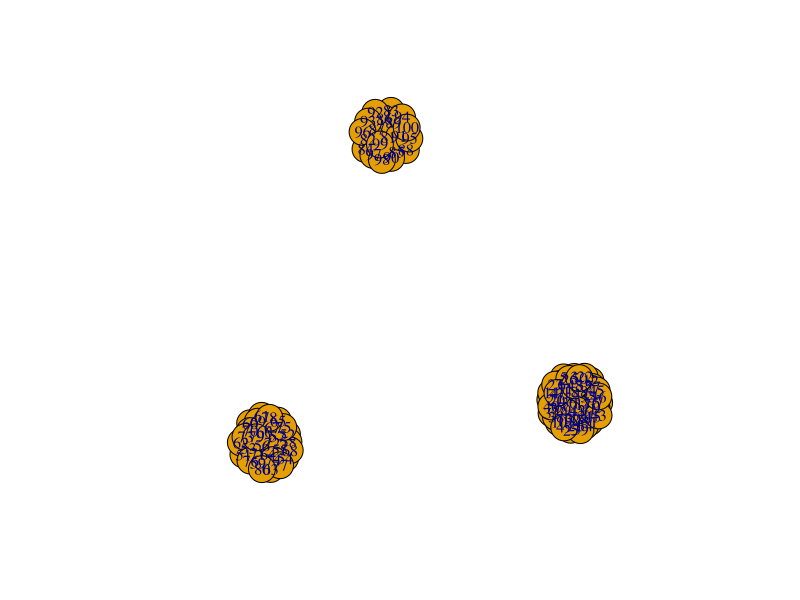
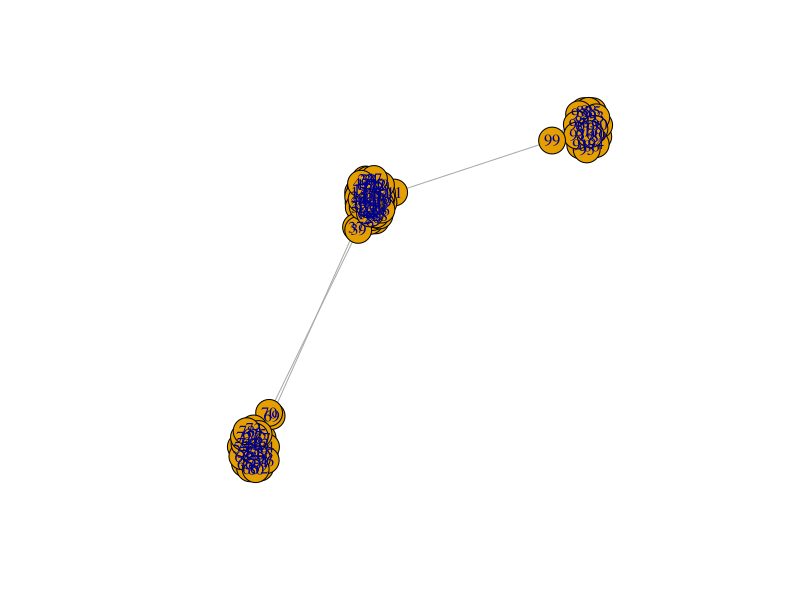
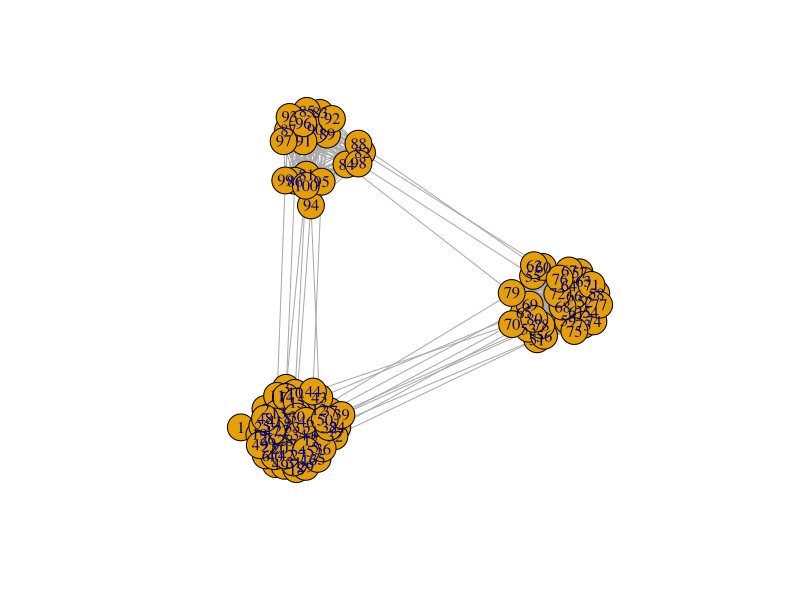
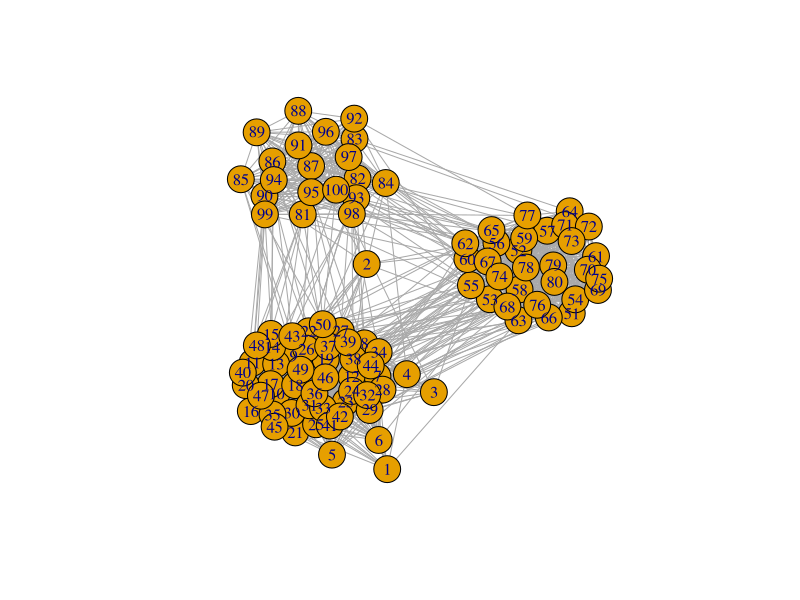
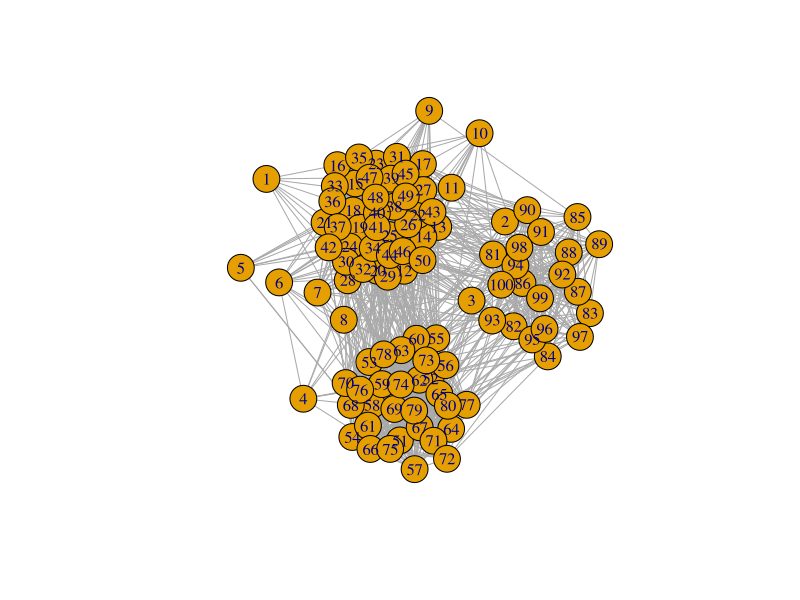
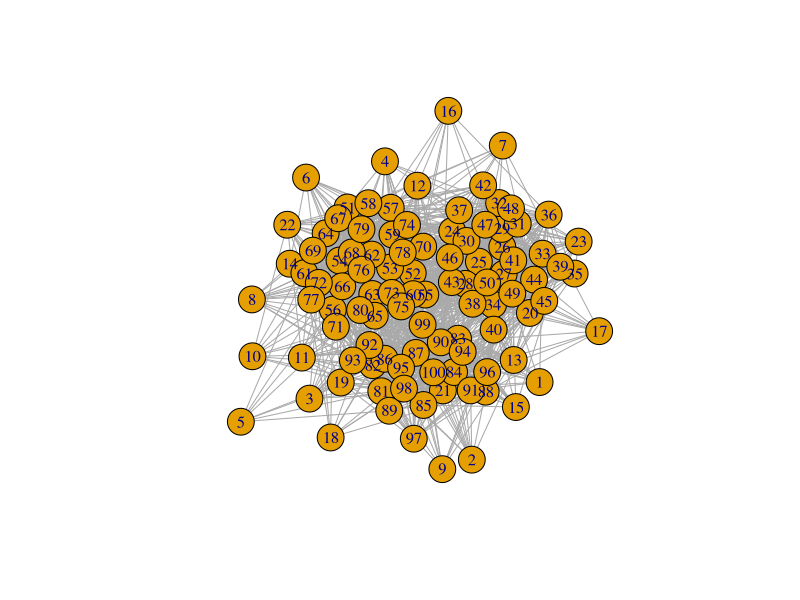
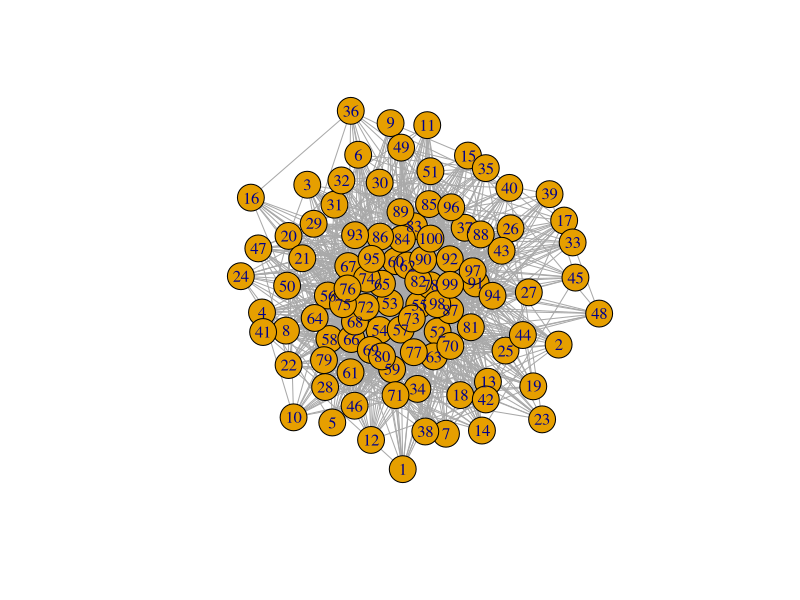
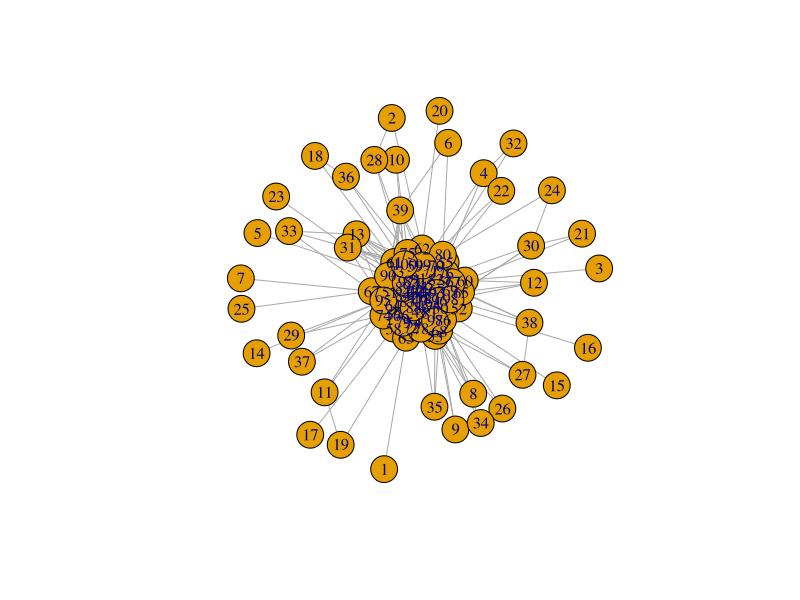

Write R code to recreate these figures, in order.
## ---- chunk 1
library(igraph)
library(dplyr)
library(stringr)
library(readr)
library(stats)
library(expm)
## ---- chunk 2
g.full1<-graph.full(50)
g.full2<-graph.full(30)
g.full3<-graph.full(20)
g.full<-g.full1+g.full2+g.full3
set.seed(123)
plot(g.full)
## ---- chunk 3
erdosrenyi_perturb<-function(graph, p, directed){
  edgelist<-as.data.frame(get.edgelist(graph))
  pairlist<-as.data.frame(t(combn(vcount(graph),2)))
  seed_list<<-c(0)
  for (i in 1:nrow(pairlist)){
    seed<-runif(1)
    seed_list<<-append(seed_list,seed)
    if (seed<p){
      if (tail(duplicated(rbind(edgelist,c(pairlist[i,][,1],pairlist[i,][,2]))),1)
          | tail(duplicated(rbind(edgelist,c(pairlist[i,][,2],pairlist[i,][,1]))),1) == TRUE){  
        graph<-graph-edges(c(pairlist[i,][,1],pairlist[i,][,2]))
      } else {
        graph<-graph+edges(c(pairlist[i,][,1],pairlist[i,][,2]))
      }
    }
  }
  return(graph)
}
## ---- chunk 4
g.p.001<-erdosrenyi_perturb(g.full, 0.001)
set.seed(123)
plot(g.p.001)
## ---- chunk 5
g.p.01<-erdosrenyi_perturb(g.full, 0.01)
set.seed(123)
plot(g.p.01)
## ---- chunk 6
g.p.05<-erdosrenyi_perturb(g.full, 0.05)
set.seed(123)
plot(g.p.05)
## ---- chunk 7
g.p.1<-erdosrenyi_perturb(g.full, 0.1)
set.seed(123)
plot(g.p.1)
## ---- chunk 8
g.p.2<-erdosrenyi_perturb(g.full, 0.2)
set.seed(123)
plot(g.p.2)
## ---- chunk 9
g.p.3<-erdosrenyi_perturb(g.full, 0.3)
set.seed(123)
plot(g.p.3)
## ---- chunk 10
g.1<-erdosrenyi_perturb(g.full, 1)
set.seed(123)
plot(g.1)
## ---- chunk 11
A<-get.adjacency(g.p.001)
A<-as.matrix(A)
W<-A
D<-diag(strength(g.p.001))
L_unnorm<-D-W
D_negone<-1/D
D_negone[D_negone==Inf]<-0
L_rw<-D_negone %*% L_unnorm
evL_rw <- eigen(L_rw, symmetric=FALSE)
plot(1:10,rev(evL_rw$values)[1:10])
## ---- chunk 12
k   <- 2
Z   <- evL_rw$vectors[,(ncol(evL_rw$vectors)-k+1):ncol(evL_rw$vectors)]
km <- kmeans(Z, centers=k, nstart=5)
V(g.p.001)$cluster<-km$cluster
V(g.p.001)[cluster == 1]$color<-"red"
V(g.p.001)[cluster == 2]$color<-"dodgerblue"
set.seed(123)
plot(g.p.001)
## ---- chunk 13
k   <- 3
Z   <- evL_rw$vectors[,(ncol(evL_rw$vectors)-k+1):ncol(evL_rw$vectors)]
km <- kmeans(Z, centers=k, nstart=5)
V(g.p.001)$cluster<-km$cluster
V(g.p.001)[cluster == 1]$color<-"red"
V(g.p.001)[cluster == 2]$color<-"dodgerblue"
V(g.p.001)[cluster == 3]$color<-"yellow"
set.seed(123)
plot(g.p.001)
## ---- chunk 14
A<-get.adjacency(g.p.01)
A<-as.matrix(A)
W<-A
D<-diag(strength(g.p.01))
L_unnorm<-D-W
D_negone<-1/D
D_negone[D_negone==Inf]<-0
L_rw<-D_negone %*% L_unnorm
evL_rw <- eigen(L_rw, symmetric=FALSE)
plot(1:10,rev(evL_rw$values)[1:10])
## ---- chunk 15
k   <- 2
Z   <- evL_rw$vectors[,(ncol(evL_rw$vectors)-k+1):ncol(evL_rw$vectors)]
km <- kmeans(Z, centers=k, nstart=5)
V(g.p.01)$cluster<-km$cluster
V(g.p.01)[cluster == 1]$color<-"red"
V(g.p.01)[cluster == 2]$color<-"dodgerblue"
set.seed(123)
plot(g.p.01)
## ---- chunk 16
k   <- 3
Z   <- evL_rw$vectors[,(ncol(evL_rw$vectors)-k+1):ncol(evL_rw$vectors)]
km <- kmeans(Z, centers=k, nstart=5)
V(g.p.01)$cluster<-km$cluster
V(g.p.01)[cluster == 1]$color<-"red"
V(g.p.01)[cluster == 2]$color<-"dodgerblue"
V(g.p.01)[cluster == 3]$color<-"yellow"
set.seed(123)
plot(g.p.01)
## ---- chunk 17
A<-get.adjacency(g.p.05)
A<-as.matrix(A)
W<-A
D<-diag(strength(g.p.05))
L_unnorm<-D-W
D_negone<-1/D
D_negone[D_negone==Inf]<-0
L_rw<-D_negone %*% L_unnorm
evL_rw <- eigen(L_rw, symmetric=FALSE)
plot(1:10,rev(evL_rw$values)[1:10])
## ---- chunk 18
k   <- 2
Z   <- evL_rw$vectors[,(ncol(evL_rw$vectors)-k+1):ncol(evL_rw$vectors)]
km <- kmeans(Z, centers=k, nstart=5)
V(g.p.05)$cluster<-km$cluster
V(g.p.05)[cluster == 1]$color<-"red"
V(g.p.05)[cluster == 2]$color<-"dodgerblue"
set.seed(123)
plot(g.p.05)
## ---- chunk 19
k   <- 3
Z   <- evL_rw$vectors[,(ncol(evL_rw$vectors)-k+1):ncol(evL_rw$vectors)]
km <- kmeans(Z, centers=k, nstart=5)
V(g.p.05)$cluster<-km$cluster
V(g.p.05)[cluster == 1]$color<-"red"
V(g.p.05)[cluster == 2]$color<-"dodgerblue"
V(g.p.05)[cluster == 3]$color<-"yellow"
set.seed(123)
plot(g.p.05)
## ---- chunk 20
A<-get.adjacency(g.p.1)
A<-as.matrix(A)
W<-A
D<-diag(strength(g.p.1))
L_unnorm<-D-W
D_negone<-1/D
D_negone[D_negone==Inf]<-0
L_rw<-D_negone %*% L_unnorm
evL_rw <- eigen(L_rw, symmetric=FALSE)
plot(1:10,rev(evL_rw$values)[1:10])
## ---- chunk 21
k   <- 2
Z   <- evL_rw$vectors[,(ncol(evL_rw$vectors)-k+1):ncol(evL_rw$vectors)]
km <- kmeans(Z, centers=k, nstart=5)
V(g.p.1)$cluster<-km$cluster
V(g.p.1)[cluster == 1]$color<-"red"
V(g.p.1)[cluster == 2]$color<-"dodgerblue"
set.seed(123)
plot(g.p.1)
## ---- chunk 22
k   <- 3
Z   <- evL_rw$vectors[,(ncol(evL_rw$vectors)-k+1):ncol(evL_rw$vectors)]
km <- kmeans(Z, centers=k, nstart=5)
V(g.p.1)$cluster<-km$cluster
V(g.p.1)[cluster == 1]$color<-"red"
V(g.p.1)[cluster == 2]$color<-"dodgerblue"
V(g.p.1)[cluster == 3]$color<-"yellow"
set.seed(123)
plot(g.p.1)
## ---- chunk 23
A<-get.adjacency(g.p.2)
A<-as.matrix(A)
W<-A
D<-diag(strength(g.p.2))
L_unnorm<-D-W
D_negone<-1/D
D_negone[D_negone==Inf]<-0
L_rw<-D_negone %*% L_unnorm
evL_rw <- eigen(L_rw, symmetric=FALSE)
plot(1:10,rev(evL_rw$values)[1:10])
## ---- chunk 24
k   <- 2
Z   <- evL_rw$vectors[,(ncol(evL_rw$vectors)-k+1):ncol(evL_rw$vectors)]
km <- kmeans(Z, centers=k, nstart=5)
V(g.p.2)$cluster<-km$cluster
V(g.p.2)[cluster == 1]$color<-"red"
V(g.p.2)[cluster == 2]$color<-"dodgerblue"
set.seed(123)
plot(g.p.2)
## ---- chunk 25
k   <- 3
Z   <- evL_rw$vectors[,(ncol(evL_rw$vectors)-k+1):ncol(evL_rw$vectors)]
km <- kmeans(Z, centers=k, nstart=5)
V(g.p.2)$cluster<-km$cluster
V(g.p.2)[cluster == 1]$color<-"red"
V(g.p.2)[cluster == 2]$color<-"dodgerblue"
V(g.p.2)[cluster == 3]$color<-"yellow"
set.seed(123)
plot(g.p.2)
## ---- chunk 26
A<-get.adjacency(g.p.3)
A<-as.matrix(A)
W<-A
D<-diag(strength(g.p.3))
L_unnorm<-D-W
D_negone<-1/D
D_negone[D_negone==Inf]<-0
L_rw<-D_negone %*% L_unnorm
evL_rw <- eigen(L_rw, symmetric=FALSE)
plot(1:10,rev(evL_rw$values)[1:10])
## ---- chunk 27
k   <- 2
Z   <- evL_rw$vectors[,(ncol(evL_rw$vectors)-k+1):ncol(evL_rw$vectors)]
km <- kmeans(Z, centers=k, nstart=5)
V(g.p.3)$cluster<-km$cluster
V(g.p.3)[cluster == 1]$color<-"red"
V(g.p.3)[cluster == 2]$color<-"dodgerblue"
set.seed(123)
plot(g.p.3)
## ---- chunk 28
k   <- 3
Z   <- evL_rw$vectors[,(ncol(evL_rw$vectors)-k+1):ncol(evL_rw$vectors)]
km <- kmeans(Z, centers=k, nstart=5)
V(g.p.3)$cluster<-km$cluster
V(g.p.3)[cluster == 1]$color<-"red"
V(g.p.3)[cluster == 2]$color<-"dodgerblue"
V(g.p.3)[cluster == 3]$color<-"yellow"
set.seed(123)
plot(g.p.3)
## ---- chunk 29
A<-get.adjacency(g.1)
A<-as.matrix(A)
W<-A
D<-diag(strength(g.1))
L_unnorm<-D-W
D_negone<-1/D
D_negone[D_negone==Inf]<-0
L_rw<-D_negone %*% L_unnorm
evL_rw <- eigen(L_rw, symmetric=FALSE)
plot(1:10,rev(evL_rw$values)[1:10])
## ---- chunk 30
k   <- 2
Z   <- evL_rw$vectors[,(ncol(evL_rw$vectors)-k+1):ncol(evL_rw$vectors)]
km <- kmeans(Z, centers=k, nstart=5)
V(g.1)$cluster<-km$cluster
V(g.1)[cluster == 1]$color<-"red"
V(g.1)[cluster == 2]$color<-"dodgerblue"
set.seed(123)
plot(g.1)
## ---- chunk 31
k   <- 3
Z   <- evL_rw$vectors[,(ncol(evL_rw$vectors)-k+1):ncol(evL_rw$vectors)]
km <- kmeans(Z, centers=k, nstart=5)
V(g.1)$cluster<-km$cluster
V(g.1)[cluster == 1]$color<-"red"
V(g.1)[cluster == 2]$color<-"dodgerblue"
V(g.1)[cluster == 3]$color<-"yellow"
set.seed(123)
plot(g.1)
